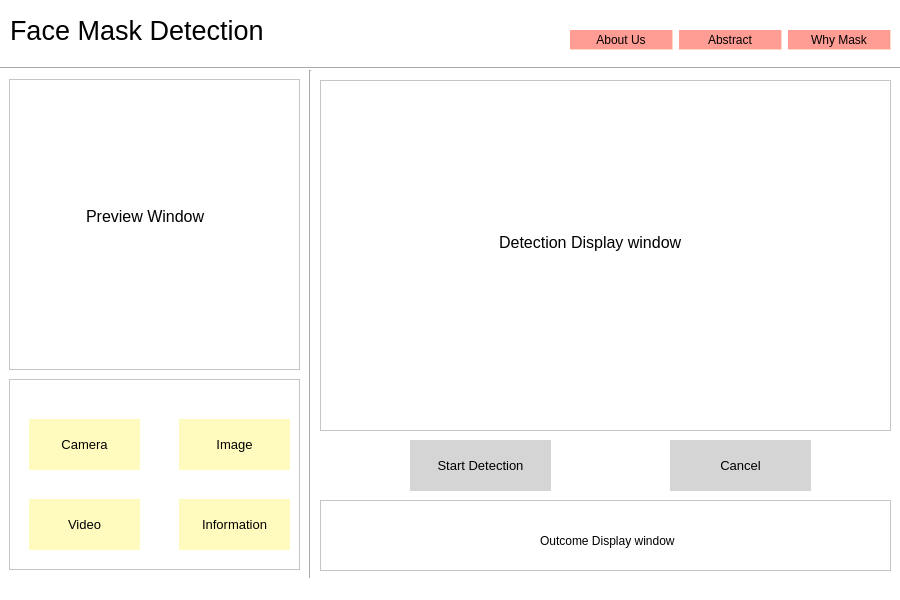
<?xml version="1.0" encoding="UTF-8"?>
<ui version="4.0">
 <class>MainWindow</class>
 <widget class="QMainWindow" name="MainWindow">
  <property name="geometry">
   <rect>
    <x>0</x>
    <y>0</y>
    <width>900</width>
    <height>600</height>
   </rect>
  </property>
  <property name="windowTitle">
   <string>Face Mask Detection</string>
  </property>
  <property name="styleSheet">
   <string notr="true">background-color: rgb(255, 255, 255);</string>
  </property>
  <widget class="QWidget" name="centralwidget">
   <widget class="QWidget" name="horizontalLayoutWidget">
    <property name="geometry">
     <rect>
      <x>570</x>
      <y>20</y>
      <width>321</width>
      <height>41</height>
     </rect>
    </property>
    <layout class="QHBoxLayout" name="horizontalLayout">
     <item>
      <widget class="QPushButton" name="about_btn">
       <property name="maximumSize">
        <size>
         <width>16777215</width>
         <height>20</height>
        </size>
       </property>
       <property name="styleSheet">
        <string notr="true">QPushButton{
border: none;
background-color: rgb(255, 157, 148);
border-right: 1px solid rgb(255, 217, 198);
border-bottom: 1px solid rgb(255, 217, 198);
}
QPushButton:hover{
background-color: rgb(196, 255, 203);
border-right: 1px solid rgb(255, 217, 198);
border-bottom: 1px solid rgb(255, 217, 198);
}
</string>
       </property>
       <property name="text">
        <string>About Us</string>
       </property>
      </widget>
     </item>
     <item>
      <widget class="QPushButton" name="abstract_btn">
       <property name="maximumSize">
        <size>
         <width>16777215</width>
         <height>20</height>
        </size>
       </property>
       <property name="styleSheet">
        <string notr="true">QPushButton{
border: none;
background-color: rgb(255, 157, 148);
border-right: 1px solid rgb(255, 217, 198);
border-bottom: 1px solid rgb(255, 217, 198);
}
QPushButton:hover{
background-color: rgb(196, 255, 203);
border-right: 1px solid rgb(255, 217, 198);
border-bottom: 1px solid rgb(255, 217, 198);
}</string>
       </property>
       <property name="text">
        <string>Abstract</string>
       </property>
      </widget>
     </item>
     <item>
      <widget class="QPushButton" name="whyMask_btn">
       <property name="maximumSize">
        <size>
         <width>16777215</width>
         <height>20</height>
        </size>
       </property>
       <property name="styleSheet">
        <string notr="true">QPushButton{
border: none;
background-color: rgb(255, 157, 148);
border-right: 1px solid rgb(255, 217, 198);
border-bottom: 1px solid rgb(255, 217, 198);
}
QPushButton:hover{
background-color: rgb(196, 255, 203);
border-right: 1px solid rgb(255, 217, 198);
border-bottom: 1px solid rgb(255, 217, 198);
}</string>
       </property>
       <property name="text">
        <string>Why Mask</string>
       </property>
      </widget>
     </item>
    </layout>
   </widget>
   <widget class="QPushButton" name="detection_btn">
    <property name="geometry">
     <rect>
      <x>410</x>
      <y>440</y>
      <width>141</width>
      <height>51</height>
     </rect>
    </property>
    <property name="font">
     <font>
      <pointsize>10</pointsize>
     </font>
    </property>
    <property name="styleSheet">
     <string notr="true">QPushButton{
border: none;
background-color: rgb(213, 213, 213);
}
QPushButton:hover{
background-color: rgb(255, 246, 240);
}
</string>
    </property>
    <property name="text">
     <string>Start Detection</string>
    </property>
    <property name="icon">
     <iconset>
      <normaloff>../imagesIcons/check.png</normaloff>../imagesIcons/check.png</iconset>
    </property>
    <property name="iconSize">
     <size>
      <width>32</width>
      <height>32</height>
     </size>
    </property>
   </widget>
   <widget class="QPushButton" name="cancel_btn">
    <property name="geometry">
     <rect>
      <x>670</x>
      <y>440</y>
      <width>141</width>
      <height>51</height>
     </rect>
    </property>
    <property name="font">
     <font>
      <pointsize>10</pointsize>
     </font>
    </property>
    <property name="styleSheet">
     <string notr="true">QPushButton{
border: none;
background-color: rgb(213, 213, 213);
}
QPushButton:hover{
background-color: rgb(255, 246, 240);
}</string>
    </property>
    <property name="text">
     <string>Cancel</string>
    </property>
    <property name="icon">
     <iconset>
      <normaloff>../imagesIcons/close.png</normaloff>../imagesIcons/close.png</iconset>
    </property>
    <property name="iconSize">
     <size>
      <width>32</width>
      <height>32</height>
     </size>
    </property>
   </widget>
   <widget class="Line" name="line">
    <property name="geometry">
     <rect>
      <x>0</x>
      <y>60</y>
      <width>901</width>
      <height>16</height>
     </rect>
    </property>
    <property name="orientation">
     <enum>Qt::Horizontal</enum>
    </property>
   </widget>
   <widget class="Line" name="line_2">
    <property name="geometry">
     <rect>
      <x>300</x>
      <y>70</y>
      <width>20</width>
      <height>531</height>
     </rect>
    </property>
    <property name="orientation">
     <enum>Qt::Vertical</enum>
    </property>
   </widget>
   <widget class="QLabel" name="Face_Mask_Detection">
    <property name="geometry">
     <rect>
      <x>10</x>
      <y>0</y>
      <width>261</width>
      <height>61</height>
     </rect>
    </property>
    <property name="font">
     <font>
      <pointsize>20</pointsize>
     </font>
    </property>
    <property name="text">
     <string>Face Mask Detection</string>
    </property>
   </widget>
   <widget class="QFrame" name="preview_window">
    <property name="geometry">
     <rect>
      <x>9</x>
      <y>79</y>
      <width>291</width>
      <height>291</height>
     </rect>
    </property>
    <property name="frameShape">
     <enum>QFrame::StyledPanel</enum>
    </property>
    <property name="frameShadow">
     <enum>QFrame::Plain</enum>
    </property>
    <property name="lineWidth">
     <number>7</number>
    </property>
    <widget class="QLabel" name="preview_label">
     <property name="geometry">
      <rect>
       <x>6</x>
       <y>12</y>
       <width>281</width>
       <height>251</height>
      </rect>
     </property>
     <property name="font">
      <font>
       <pointsize>12</pointsize>
      </font>
     </property>
     <property name="text">
      <string>                Preview Window</string>
     </property>
    </widget>
   </widget>
   <widget class="QFrame" name="detect_window">
    <property name="geometry">
     <rect>
      <x>320</x>
      <y>80</y>
      <width>571</width>
      <height>351</height>
     </rect>
    </property>
    <property name="frameShape">
     <enum>QFrame::StyledPanel</enum>
    </property>
    <property name="frameShadow">
     <enum>QFrame::Plain</enum>
    </property>
    <property name="lineWidth">
     <number>7</number>
    </property>
    <widget class="QLabel" name="detect_label">
     <property name="geometry">
      <rect>
       <x>6</x>
       <y>12</y>
       <width>561</width>
       <height>301</height>
      </rect>
     </property>
     <property name="font">
      <font>
       <pointsize>12</pointsize>
      </font>
     </property>
     <property name="text">
      <string>                                       Detection Display window</string>
     </property>
    </widget>
   </widget>
   <widget class="QFrame" name="result_frame">
    <property name="geometry">
     <rect>
      <x>320</x>
      <y>500</y>
      <width>571</width>
      <height>71</height>
     </rect>
    </property>
    <property name="frameShape">
     <enum>QFrame::StyledPanel</enum>
    </property>
    <property name="frameShadow">
     <enum>QFrame::Raised</enum>
    </property>
    <widget class="QLabel" name="label">
     <property name="geometry">
      <rect>
       <x>220</x>
       <y>30</y>
       <width>141</width>
       <height>21</height>
      </rect>
     </property>
     <property name="text">
      <string>Outcome Display window</string>
     </property>
    </widget>
   </widget>
   <widget class="QFrame" name="buttom_frame">
    <property name="geometry">
     <rect>
      <x>9</x>
      <y>379</y>
      <width>291</width>
      <height>191</height>
     </rect>
    </property>
    <property name="frameShape">
     <enum>QFrame::StyledPanel</enum>
    </property>
    <property name="frameShadow">
     <enum>QFrame::Raised</enum>
    </property>
    <widget class="QPushButton" name="information_btn">
     <property name="geometry">
      <rect>
       <x>170</x>
       <y>120</y>
       <width>111</width>
       <height>51</height>
      </rect>
     </property>
     <property name="font">
      <font>
       <pointsize>10</pointsize>
      </font>
     </property>
     <property name="styleSheet">
      <string notr="true">QPushButton{
border: none;
background-color: rgb(255, 251, 190);
}
QPushButton:hover{
background-color: rgb(196, 255, 203);
}
</string>
     </property>
     <property name="text">
      <string>Information</string>
     </property>
     <property name="icon">
      <iconset>
       <normaloff>../imagesIcons/exclaimation.png</normaloff>../imagesIcons/exclaimation.png</iconset>
     </property>
     <property name="iconSize">
      <size>
       <width>32</width>
       <height>32</height>
      </size>
     </property>
    </widget>
    <widget class="QPushButton" name="video_btn">
     <property name="geometry">
      <rect>
       <x>20</x>
       <y>120</y>
       <width>111</width>
       <height>51</height>
      </rect>
     </property>
     <property name="font">
      <font>
       <pointsize>10</pointsize>
      </font>
     </property>
     <property name="styleSheet">
      <string notr="true">QPushButton{
border: none;
background-color: rgb(255, 251, 190);
}
QPushButton:hover{
background-color: rgb(196, 255, 203);
}
</string>
     </property>
     <property name="text">
      <string>Video</string>
     </property>
     <property name="icon">
      <iconset>
       <normaloff>../imagesIcons/playIcon.png</normaloff>../imagesIcons/playIcon.png</iconset>
     </property>
     <property name="iconSize">
      <size>
       <width>32</width>
       <height>32</height>
      </size>
     </property>
    </widget>
    <widget class="QPushButton" name="camera_btn">
     <property name="geometry">
      <rect>
       <x>20</x>
       <y>40</y>
       <width>111</width>
       <height>51</height>
      </rect>
     </property>
     <property name="sizePolicy">
      <sizepolicy hsizetype="Minimum" vsizetype="Fixed">
       <horstretch>0</horstretch>
       <verstretch>0</verstretch>
      </sizepolicy>
     </property>
     <property name="font">
      <font>
       <pointsize>10</pointsize>
       <weight>50</weight>
       <bold>false</bold>
       <stylestrategy>PreferAntialias</stylestrategy>
       <kerning>true</kerning>
      </font>
     </property>
     <property name="styleSheet">
      <string notr="true">QPushButton{
border: none;
background-color: rgb(255, 251, 190);
}
QPushButton:hover{
background-color: rgb(196, 255, 203);
}
</string>
     </property>
     <property name="text">
      <string>Camera</string>
     </property>
     <property name="icon">
      <iconset>
       <normaloff>../imagesIcons/camera-131965017355314519_32.png</normaloff>../imagesIcons/camera-131965017355314519_32.png</iconset>
     </property>
     <property name="iconSize">
      <size>
       <width>32</width>
       <height>32</height>
      </size>
     </property>
    </widget>
    <widget class="QPushButton" name="image_btn">
     <property name="geometry">
      <rect>
       <x>170</x>
       <y>40</y>
       <width>111</width>
       <height>51</height>
      </rect>
     </property>
     <property name="font">
      <font>
       <pointsize>10</pointsize>
      </font>
     </property>
     <property name="styleSheet">
      <string notr="true">QPushButton{
border: none;
background-color: rgb(255, 251, 190);
}
QPushButton:hover{
background-color: rgb(196, 255, 203);
}

</string>
     </property>
     <property name="text">
      <string>Image</string>
     </property>
     <property name="icon">
      <iconset>
       <normaloff>../imagesIcons/imageIcon.png</normaloff>../imagesIcons/imageIcon.png</iconset>
     </property>
     <property name="iconSize">
      <size>
       <width>32</width>
       <height>32</height>
      </size>
     </property>
    </widget>
   </widget>
  </widget>
  <widget class="QStatusBar" name="statusbar"/>
 </widget>
 <resources/>
 <connections/>
</ui>
